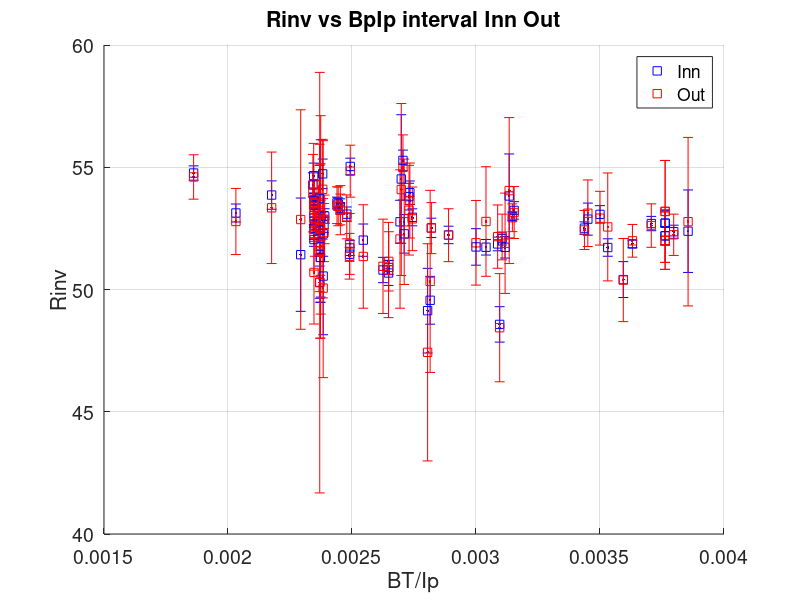
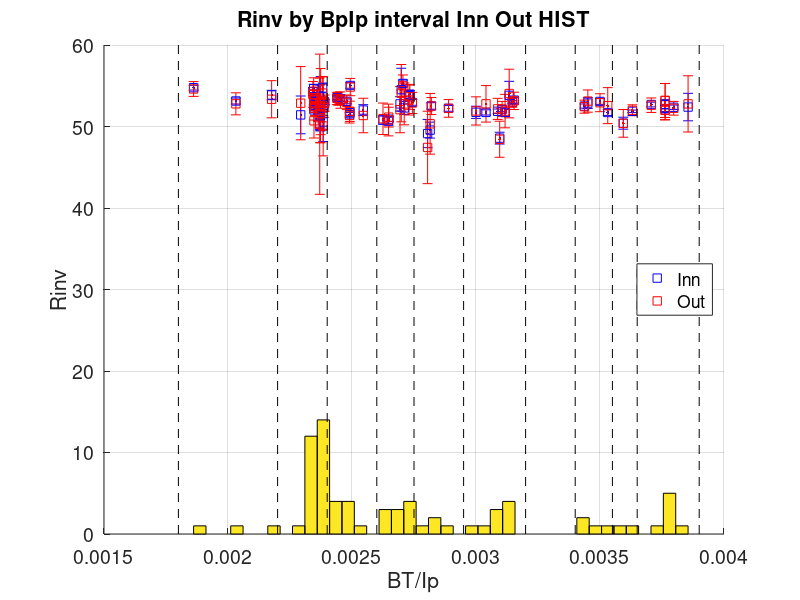
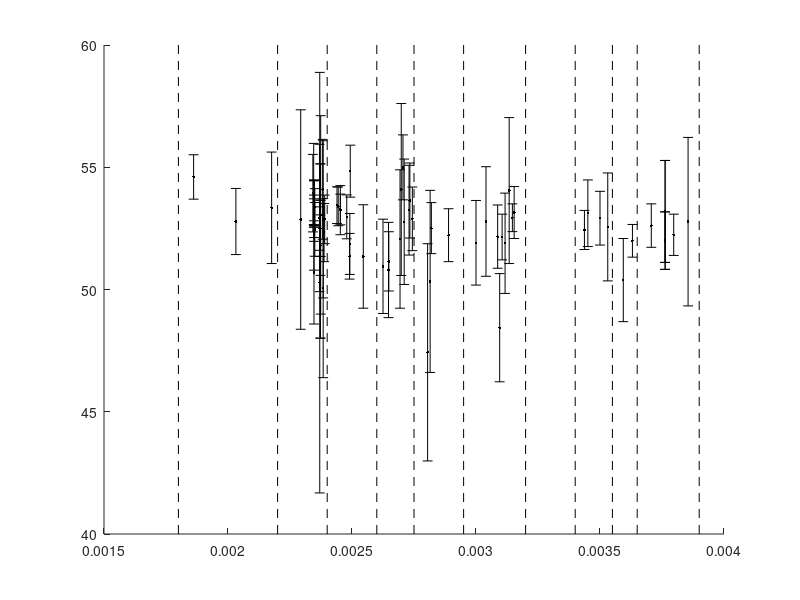

These figures' MATLAB source, in order: (Note: this script raises an error after producing the figures.)
%%%%%%%%%%%%%%%%%%%%%%%%%%%%%%%%%%%%%%%%%%%%%%%%%%%%%%%%%%%%%%%%%%%%%%%%%%%%%%%%
% 2025-05-27
% Nick Mordovin results
DATARint = csvread("interval_inversion.csv")
% read results
ShotInt = DATARint (2:end, 1);
Rinnmid = DATARint (2:end, 2);
Rinnrad = DATARint (2:end, 3);
Routmid = DATARint (2:end, 4);
Routrad = DATARint (2:end, 5);
BtInt = DATARint (2:end, 6);
IpInt = DATARint (2:end, 7);
for ii = 1:length(ShotInt)
  BtIpInt(ii)=  BtInt (ii) / IpInt(ii);
end
%
figure
hold on
errorbar(BtIpInt, Rinnmid, Rinnrad,"~.b");
errorbar(BtIpInt, Routmid, Routrad,"~.r");
p1 = plot(BtIpInt, Rinnmid, 'sb')
p2 = plot(BtIpInt, Routmid, 'sr')
 lgd12 = legend([p1 p2 ], ...
  {'Inn', 'Out'})
  set(lgd12, 'fontsize', 14);
    set(lgd12, 'location', 'northeast');
set(gca, 'fontsize', 14)
xlabel('BT/Ip')
ylabel('Rinv')
grid on
titlestr = strcat('Rinv vs BpIp interval Inn Out')
title(titlestr)
figure_name_out=strcat(titlestr, '.png')
print('-dpng', '-r300', figure_name_out), pwd

%figure
hist(BtIpInt, 40)
%
xxBtIp = [0.0018 0.0022 0.0024 0.0026 0.00275 0.00295 0.0032 0.0034 0.00355 0.00365 0.0039]
for ii = 1 : length (xxBtIp)
  xx = [xxBtIp(ii) xxBtIp(ii)]
  yy = [0 60 ]
  plot(xx, yy, '--k')
end
%
##xx = [0.0018 0.0018]
##yy = [0 60 ]
##plot(xx, yy, '--k')
##xx = [0.0022 0.0022]
##plot(xx, yy, '--k')
##xx = [0.0024 0.0024]
##plot(xx, yy, '--k')
##xx = [0.0026 0.0026]
##plot(xx, yy, '--k')
##xx = [0.00275 0.00275]
##plot(xx, yy, '--k')
##xx = [0.00295 0.00295]
##plot(xx, yy, '--k')
##xx = [0.0032 0.0032]
##plot(xx, yy, '--k')
##xx = [0.0034 0.0034]
##plot(xx, yy, '--k')
##xx = [0.00355 0.00355]
##plot(xx, yy, '--k')
##xx = [0.00365 0.00365]
##plot(xx, yy, '--k')
    set(lgd12, 'location', 'east');
titlestr = strcat('Rinv by BpIp interval Inn Out HIST')
title(titlestr)
figure_name_out=strcat(titlestr, '.png')
print('-dpng', '-r300', figure_name_out), pwd

%%%%%%%%%%%%%%%%%%%%%%%%%%%%%%%%%%%%%%%%%%%%%%%%%%%%%%%%%%%%%%%%%%%%%%%%%%%%%%%%

figure
hold on
errorbar(BtIpInt, Routmid, Routrad,"~.k");
for ii = 1 : length (xxBtIp)
  xx = [xxBtIp(ii) xxBtIp(ii)]
  yy = [40 60 ]
  plot(xx, yy, '--k')
end
xlim([0.0015 0.004])
% arrays of results
RestINNarray = []
RestOUTarray = []
%
for ii = 1: length (xxBtIp)-1
[BtIpIntInd] = find(BtIpInt > xxBtIp(ii) & BtIpInt < xxBtIp(ii+1))
if length(BtIpIntInd) > 0
   % IntervalHIST
   % IntervalHIST
  RinvGmidOUT = Routmid(BtIpIntInd)
  RinvGradOUT = Routrad(BtIpIntInd)

  X = midrad(RinvGmidOUT, RinvGradOUT)
  % W = ?
  nbins = 8
  ##minC12 = min( inf(X) ), maxC12 = max( sup(X) ), midC12 = ( min( inf(X) )+ max( sup(X) ) )/2,
  ##clear C, C = [  infsup(minC12, midC12), infsup(midC12, maxC12)  ]
  ##C4 = []
  ##C4 = [C4,  infsup(minC12, minC12+ (midC12-minC12)/2) ]
  ##C4 = [C4, infsup( minC12+ (midC12-minC12)/2, midC12) ]
  ##C4 = [C4, infsup( midC12, midC12+ (maxC12 - midC12)/2) ]
  ##C4 = [C4, infsup( midC12+ (maxC12 - midC12)/2,  maxC12) ]
  ##W = C4
  % [CXwid]= XinCrel(X, C4)
  stepW = (max(sup(X)) -min(inf(X)))/ (nbins)
  %Wterm = min(inf(dataIR)) : stepW : max(sup(dataIR))
  for jj=1:nbins
    W(jj) =  infsup(min(inf(X))+stepW*(jj-1), min(inf(X)) + stepW*jj);
   % infsup(min(inf(dataIR))+stepW*ii, min(inf(dataIR)) + stepW*(ii+1)) ]
  end
  %
  tmp = XinCrel(X, W);
  XbyC = sum(tmp, 2);
  %
  sum(XbyC)
  HistXbyC = XbyC/sum(XbyC)
  cumsumHistXbyC = cumsum(HistXbyC)
  % find Quartiles
  Q1less = find(cumsumHistXbyC < .25)
  Q3more = find(cumsumHistXbyC > .75)
  %
  ##RestINN = infsup(inf(W(Q1less+1)), sup(W(Q3more-1)))
  ##RestOUT = infsup(inf(W(1)), sup(W(end)))
  RestINN = infsup(inf(W(Q1less(end)+1)), sup(W(Q3more(1)-1)))
  RestOUT = infsup(inf(W(1)), sup(W(end)))
  RestINNarray = [RestINNarray, RestINN ]
  RestOUTarray = [RestOUTarray, RestOUT ]
  %
  errorbar(mean(BtIpInt(BtIpIntInd)), mid(RestOUT), rad(RestOUT),"~.r");
  errorbar(mean(BtIpInt(BtIpIntInd)), mid(RestINN), rad(RestINN),"~.b");
else
  RestINNarray = [RestINNarray, NaN ]
  RestOUTarray = [RestOUTarray, NaN ]
end
end
xlim([0.0015 0.004])

%%%%%%%%%%%%%%%%%%%%%%%%%%%%%%%%%%%%%%%%%%%%%%%%%%%%%%%%%%%%%%%%%%%%%%%%%%%%%%%%

% xxBtIp = [0.0018 0.0022 0.0024 0.0026 0.00275 0.00295 0.0032 0.0034 0.00355 0.00365 0.0039]
for kk = 1: length(xxBtIp)-1
  meanW(kk) = (xxBtIp(kk) + xxBtIp(kk+1))/2
end
%
figure
hold on
errorbar(meanW, mid(RestINNarray), rad(RestINNarray),"~.b");
errorbar(meanW, mid(RestOUTarray), rad(RestOUTarray),"~.r");
p1 = plot(meanW, mid(RestINNarray), 'sb')
p2 = plot(meanW, mid(RestOUTarray), 'sr')
 lgd12 = legend([p1 p2 ], ...
  {'Inn', 'Out'})
  set(lgd12, 'fontsize', 14);
    set(lgd12, 'location', 'northeast');
set(gca, 'fontsize', 14)
xlabel('Bt/Ip')
ylabel('Rinv')
xlim([xxBtIp(1) xxBtIp(end)])
grid on
titlestr = strcat('Rinv vs BpIp HISTinterval Inn Out')
title(titlestr)
figure_name_out=strcat(titlestr, '.png')
print('-dpng', '-r300', figure_name_out), pwd

%%%%%%%%%%%%%%%%%%%%%%%%%%%%%%%%%%%%%%%%%%%%%%%%%%%%%%%%%%%%%%%%%%%%%%%%%%%%%%%%
% OUT
x = meanW';        # количество затраченного топлива
y =  mid(RestOUTarray);        # объем произведенного пара
epsilon = rad(RestOUTarray);  # верхняя граница ошибки для y_i
indNaN  = isnan(mid(RestOUTarray))
x(indNaN) = []
y(indNaN) = []
epsilon(indNaN) = []
infy = y - epsilon
supy = y + epsilon

X = [ x.^0 x ];                               # матрица значений переменных при beta1 и beta2
%
[tolmax,argmax, env] = tolsolvty(X,X,infy',supy',1);
for ii=1:length(X)
  ytolmax(ii) = argmax(1) + argmax(2)*X(ii, 2)
end
figure
hold on
errorbar(x, y, epsilon,"~.r");
plot(x, ytolmax,'sr')
plot(x, ytolmax,'-r')

% tol_i > 0
tolpos = find(env(:,2)>0)
tolpos =env(tolpos, 1)
plot(x(tolpos), ytolmax(tolpos),'sk')

Xpos = X ( tolpos, :)
[tolmaxpos,argmaxpos, envpos] = tolsolvty(Xpos,Xpos,infy(tolpos)',supy(tolpos)',1);
%%%%%%%%%%%%%%%%%%%%%%%%%%%%%%%%%%%%%%%%%%%%%%%%%%%%%%%%%%%%%%%%%%%%%%%%%%%%%%%%

lb = [-inf inf];                                # нижние границы beta1 и beta2
irp_steam = ir_problem(Xpos, y(tolpos)', epsilon(tolpos)', lb);

for ii=1:length(Xpos)
  ytolmaxpos(ii) = argmax(1) + argmax(2)*Xpos(ii, 2)
end


figure
hold on
errorbar(x, ytolmaxpos, epsilon,"~.r");
%
p1 = plot(x, ytolmaxpos, '.r')

xlimits = [0.001 0.0055];
##ir_plotmodelset(irp_steam, xlimits)
##ir_scatter(irp_steam,'bo')

xp = [0.0015; 0.004; 0.0045; 0.005]
Xp = [xp.^0 xp];
%ir_plotmodelset(irp_steam, xlimits)
yp = ir_predict(Xp, irp_steam)
ypmid = mean(yp,2)                     # средние значения прогнозных интервалов
yprad = 0.5 * (yp(:,2) - yp(:,1))
ir_scatter(ir_problem(Xp,ypmid,yprad),'k.')
p2 = plot(xp, ypmid, '.r')
plot(xp, ypmid, '--k')
 lgd12 = legend([p1 p2 ], ...
  {'data', 'prediction'})
  set(lgd12, 'fontsize', 14);
set(gca, 'fontsize', 14)
ylabel('Bt/Ip')
xlabel('Rinv')
titlestr = strcat('Rinv vs BpIp intervalHIST w prediction')
title(titlestr)
figure_name_out=strcat(titlestr, '.png')
print('-dpng', '-r300', figure_name_out), pwd
% /OUT
%%%%%%%%%%%%%%%%%%%%%%%%%%%%%%%%%%%%%%%%%%%%%%%%%%%%%%%%%%%%%%%%%%%%%%%%%%%%%%%%
